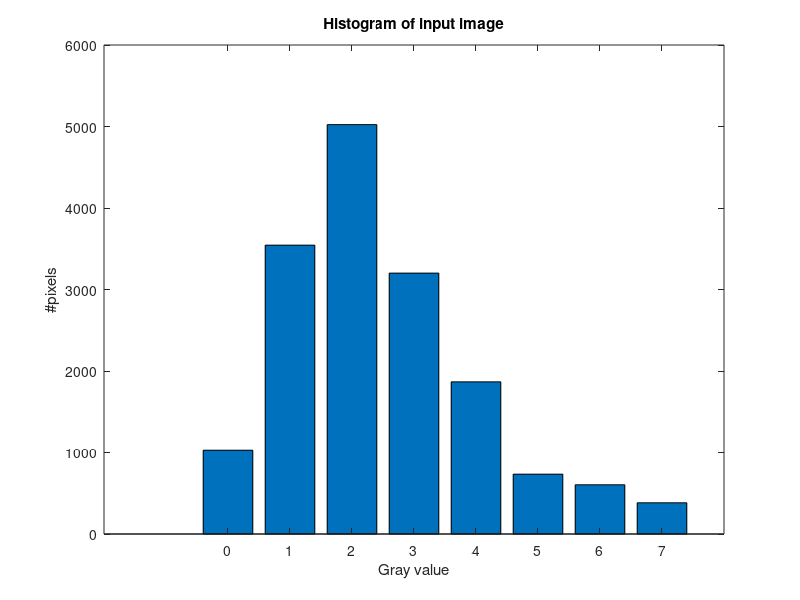

Reproduce this figure in MATLAB. (Note: this script raises an error after producing the figure.)
k = 0:7;
nk = [1028 3544 5023 3201 1867 734 604 383];

bar(k,nk);
xlabel('Gray value');
ylabel('#pixels');
title('Histogram of input image');

% Total number of 
n = [];
n(1) = nk(1);
for l =2:8
    n(l)=n(l-1)+nk(l);
end

N = n(8);% Total number of pixels

t = [];
t =round(n/N,2);
figure;
bar(k/7,t);
xlabel('Normalized gray value');
ylabel('Fraction of #pixels');
title('Normalized');
%disp(t);
s = round(n/N*7);
%disp(s);

sk = mat2cell(sort(s),1,histcounts(findgroups(s)));
[r,c]=size(sk);
%fprintf("%d\n",sk{1,6});

Sk = [1028 0 3544  0 5023 3201 1867 734+604+383 ];
Pk = round(Sk/N,2);
%disp(Pk);

figure;
bar(k,Pk);
xlabel('Gray value');
ylabel('#pixels');
title("Histogram of output image");
